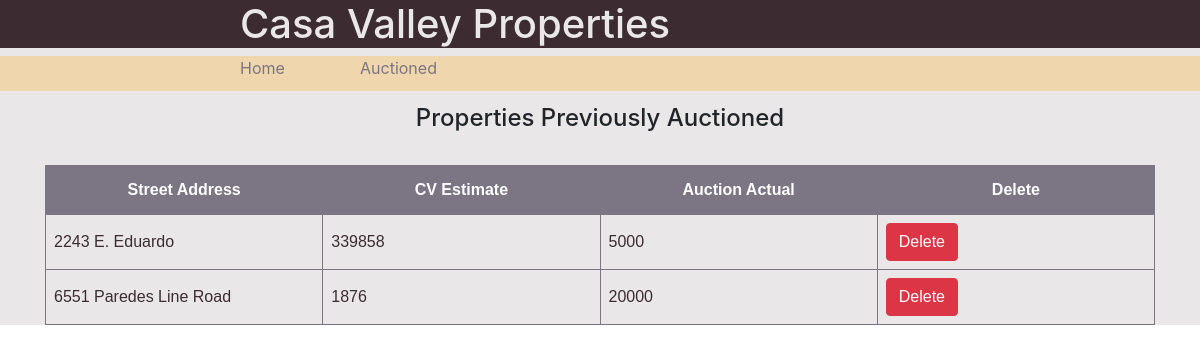
Page /auctioned (signed in) on the committed database.
### properties/models.py (models this page shows)
class Property(models.Model):
    zillowID = models.CharField(max_length=50, null=True)
    address = models.CharField(max_length=50, null=True)
    city = models.CharField(max_length=50, null=True)
    state = models.CharField(max_length=50, null=True)
    account = models.CharField(max_length=50, null=True)
    legalDescription = models.CharField(max_length=100, null=True)
    livingSF = models.IntegerField(null=True)
    landSF = models.IntegerField(null=True)
    yearBuilt = models.IntegerField(null=True)
    age = models.IntegerField(null=True)
    ownerName = models.CharField(max_length=100, null=True)
    homeStead = models.CharField(max_length=50, null=True)
    subjectToNotIncludedInSale = models.IntegerField(null=True)
    taxesCoveredInSuit = models.IntegerField(null=True)
    totalTaxesOwed = models.IntegerField(null=True)
    valuesAdjudged = models.IntegerField(null=True)
    valuesLandCAD = models.IntegerField(null=True)
    valuesBldgCAD = models.IntegerField(null=True)
    valuesCAD = models.IntegerField(null=True)
    startingBid = models.IntegerField(null=True)
    notes = models.TextField(null=True)
    finalBid = models.IntegerField(null=True)
    cancelledBid = models.IntegerField(null=True)
    cvEstimate = models.IntegerField(null=True)
    zestimate = models.IntegerField(null=True)

### properties/views.py (the view)
# urls.py: path('auctioned', views.Auctioned, name='auctioned'),
def Auctioned(request):
    properties = Property.objects.filter(finalBid__isnull=False)
    return render(request, 'Auctioned.html', {'properties': properties})

### templates/auctioned.html (shortened to what this page needs)
{% extends 'base.html' %}
{% block content %}
{% if user.is_authenticated %}
<div>
 <br><br>
  <h4 class="header">Properties Previously Auctioned</h4><br>
<table class="add_property">
  <tr>
    <th>Street Address</th>
    <th>CV Estimate</th>
    <th>Auction Actual</th>
    <th>Delete</th>
  {% for property in properties %}
  <tr>
    <td>{{property.address}}</td>
    <td>{{property.cvEstimate}}</td>
    <td>{{property.finalBid}}</td>
  <td>
    <form action="/home/delete/{{property.pk}}" method="POST">
      <input class="btn btn-default btn-danger" type="submit" value="Delete">
    </form>
</td>
  </tr>
  {% endfor %}
</table>
</div>
{% else %}
  <p>You are not logged in</p>
  <a href="{% url 'login' %}">login</a>
{% endif %}
{% endblock %}

### templates/base.html (style rules this page uses)
.header { width:100%; text-align:center; }
.add_property { font-family: "Trebuchet MS", Arial, Helvetica, sans-serif; border-collapse: collapse; width: 100%; color: #3C2C31; ; }
.add_property td, .add_property th { border: 1px solid #7B7584; padding: 8px; width:12.5%; }
.add_property th { padding-top: 12px; padding-bottom: 12px; text-align: center; background-color: #7B7584; color: white; }

### rows in the picture
Property: address "2243 E. Eduardo", cvEstimate "339858", finalBid "5000"
Property: address "6551 Paredes Line Road", cvEstimate "1876", finalBid "20000"
